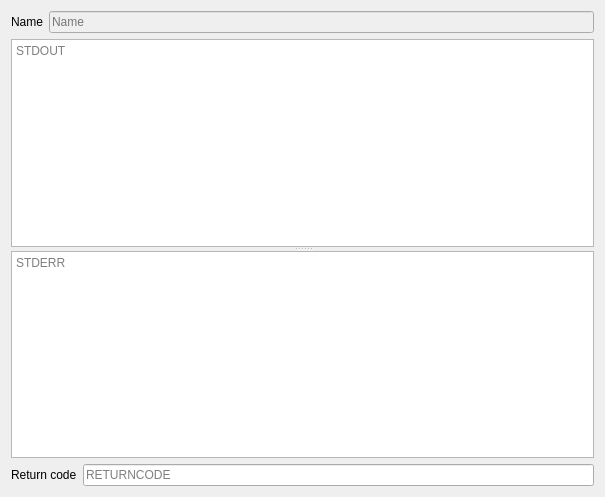
<?xml version="1.0" encoding="UTF-8"?>
<ui version="4.0">
 <class>Dialog</class>
 <widget class="QDialog" name="Dialog">
  <property name="geometry">
   <rect>
    <x>0</x>
    <y>0</y>
    <width>605</width>
    <height>497</height>
   </rect>
  </property>
  <property name="windowTitle">
   <string>Dialog</string>
  </property>
  <layout class="QVBoxLayout" name="verticalLayout">
   <item>
    <layout class="QHBoxLayout" name="horizontalLayout">
     <item>
      <widget class="QLabel" name="labelScriptName">
       <property name="text">
        <string>Name</string>
       </property>
      </widget>
     </item>
     <item>
      <widget class="QLineEdit" name="lineScriptName">
       <property name="enabled">
        <bool>false</bool>
       </property>
       <property name="readOnly">
        <bool>true</bool>
       </property>
       <property name="placeholderText">
        <string>Name</string>
       </property>
      </widget>
     </item>
    </layout>
   </item>
   <item>
    <widget class="QSplitter" name="splitter">
     <property name="orientation">
      <enum>Qt::Vertical</enum>
     </property>
     <widget class="QTextEdit" name="textStdout">
      <property name="readOnly">
       <bool>true</bool>
      </property>
      <property name="placeholderText">
       <string>STDOUT</string>
      </property>
     </widget>
     <widget class="QTextEdit" name="textStderr">
      <property name="readOnly">
       <bool>true</bool>
      </property>
      <property name="placeholderText">
       <string>STDERR</string>
      </property>
     </widget>
    </widget>
   </item>
   <item>
    <layout class="QHBoxLayout" name="horizontalLayout_2">
     <item>
      <widget class="QLabel" name="labelReturnCode">
       <property name="text">
        <string>Return code</string>
       </property>
      </widget>
     </item>
     <item>
      <widget class="QLineEdit" name="lineReturnCode">
       <property name="readOnly">
        <bool>true</bool>
       </property>
       <property name="placeholderText">
        <string>RETURNCODE</string>
       </property>
      </widget>
     </item>
    </layout>
   </item>
  </layout>
 </widget>
 <resources/>
 <connections/>
</ui>
